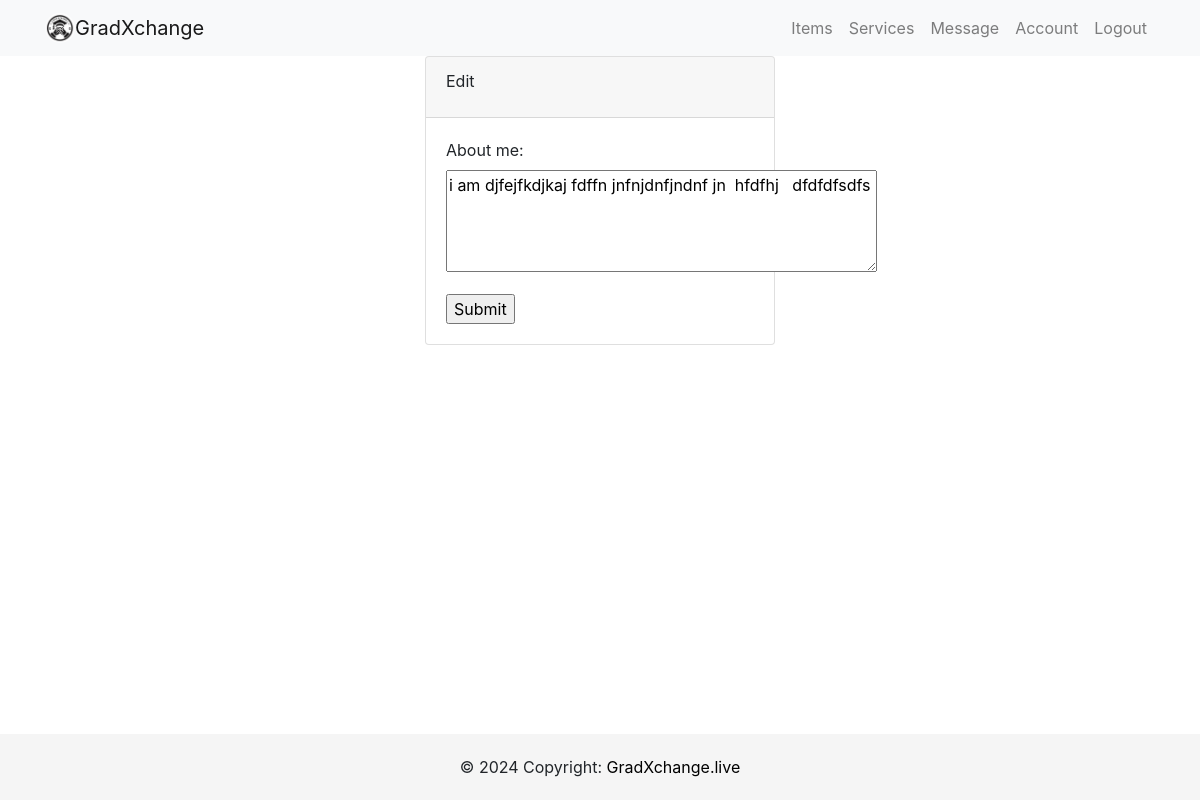
Page /edit_about/ (signed in) on the earlier database version.
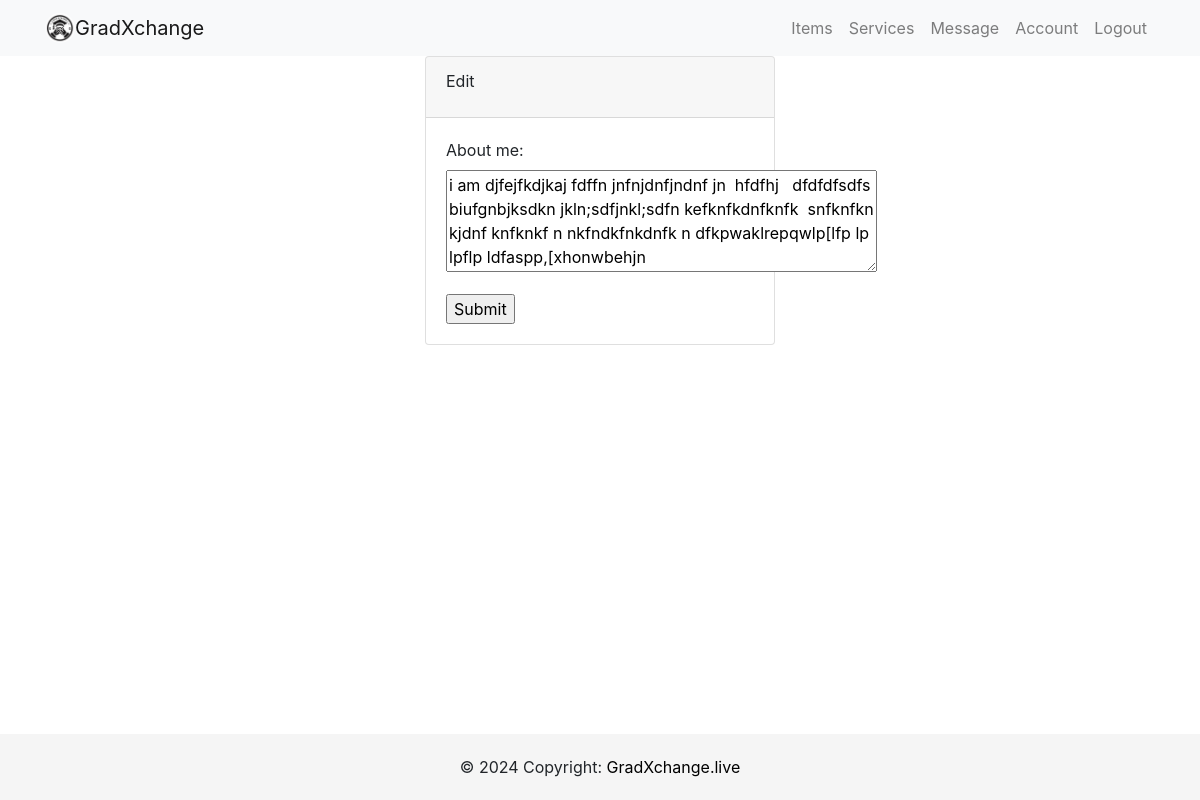
Same page on the later database version.
### users/models.py (models this page shows, shortened)
class Profile(models.Model):
    user = models.OneToOneField(User, on_delete=models.CASCADE)
    image = models.ImageField(default='profilepic.jpg', upload_to='profile_picture')
    location =models.CharField(max_length=100)
    about_me = models.CharField(max_length=200, null=True, blank=True)
    phone_regex = RegexValidator(
        regex=r'^\+?60?\d{9,10}$',
        message="Phone number must be entered in the format: '+60123456789'. With country code +60 and up to 10 digits allowed."
    )
    phone = models.CharField(validators=[phone_regex], max_length=17, blank=True)  # Optional: adjust max_length as needed
    whatsapp_regex = RegexValidator(
        regex=r'^\+?60?\d{9,10}$',
        message="Whatsapp number must be entered in the format: '+60123456789'. With country code +60 and up to 10 digits allowed."
    )
    whatsapp = models.CharField(validators=[whatsapp_regex], max_length=17, blank=True)

### users/views.py (the view)
# urls.py: path('edit_about/',user_views.edit_about, name='edit_about'),
@login_required
def edit_about(request):
    if request.method=='POST':
        about_form = AboutEditForm(instance=request.user.profile,data=request.POST) # data from posted data, instance from form data
        if about_form.is_valid() :
            about_form.save()
            messages.success(request, "Your About Me was updated successfully!")
            return redirect(reverse('account', kwargs={'username': request.user.username}))
    else:
        about_form = AboutEditForm(instance=request.user.profile)
    return render(request,'users/edit.html',{'about_form':about_form,})

### users/forms.py
class AboutEditForm(forms.ModelForm):
    class Meta:
        model = Profile
        fields = ('about_me',)
        widgets = {
            'about_me': Textarea(attrs={'rows': 4, 'cols': 40}),  # Adjust the size as needed
        }

### users/templates/users/edit.html (shortened to what this page needs)
{% extends 'users/base.html' %}
{% block body %}
<div class="container">
    <div class="row">
        <div class="col-md-4 offset-md-4">
            <div class="card">
                <div class="card-header">
                    <div class="card-title"> Edit
                    </div>
                </div>
                <div class="card-body">
                    <form method="post" enctype="multipart/form-data">
                        {{about_form.as_p}}
                        <input type="submit" />
                    </form>
                </div>
            </div>
        </div>
    </div>
</div>
{% endblock %}

Differences in the rows shown:
changed Profile: about_me "i am djfejfkdjkaj fdffn jnfnjdnfjndnf jn hfdfhj dfdfdfsdfs" → "…jnfnjdnfjndnf jn hfdfhj dfdfdfsdfs biufgnbjksdkn jkln;sdfjnkl;sdfn kefknfkdnfknfk snfknfkn kjdnf knfknkf n nkfndkfnkdnfk n dfkpwaklrepqwlp[lfp lp lpflp ldfaspp,[xhonwbehjn"
